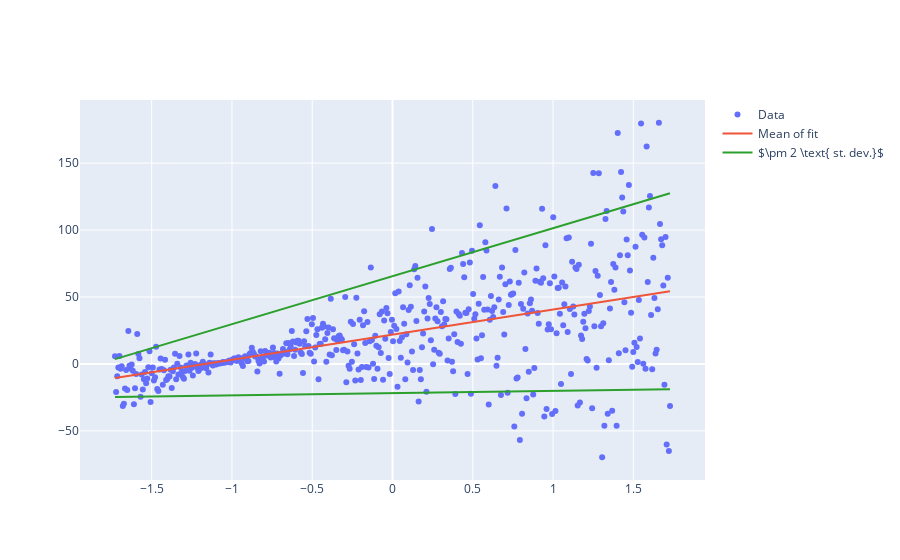

Notebook code cell kept with this figure:
### Code cell
trace_data = go.Scatter(
    x=tf.reshape(x_scaled, [-1]),
    y=tf.reshape(y, [-1]),
    mode="markers",
    name="Data"
)

trace_fit_mean = go.Scatter(
    x=tf.reshape(x_test, [-1]),
    y=tf.reshape(pred, [-1]),
    name="Mean of fit"
)

trace_fit_2_sigma_upper = go.Scatter(
    x=tf.reshape(x_test, [-1]),
    y=tf.reshape(pred + 2. * stddevs, [-1]),
    marker=dict(color='#2ca02c'),
    name=r"$\pm 2 \text{ st. dev.}$"
)

trace_fit_2_sigma_lower = go.Scatter(
    x=tf.reshape(x_test, [-1]),
    y=tf.reshape(pred - 2. * stddevs, [-1]),
    marker=dict(color='#2ca02c'),
    showlegend=False
)

data = [trace_data, trace_fit_mean, trace_fit_2_sigma_upper, trace_fit_2_sigma_lower]

fig = go.Figure(data=data)

iplot(fig)
